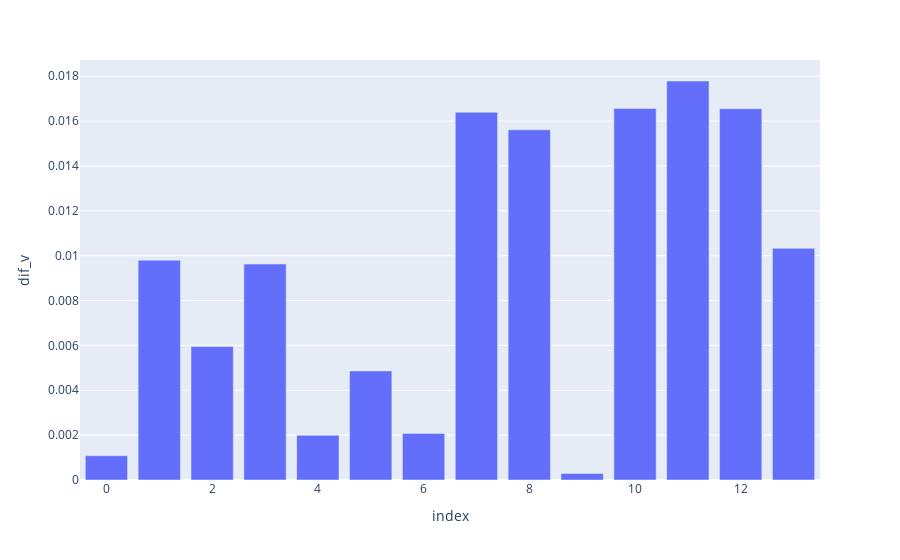

Notebook code for this chart:
### Code cell
# Calcular a diferença entre as duas colunas
erro = abs(df_cenario['vm_pu'] - df_cenario['v_estimated'])
df_cenario['dif_v'] = erro
# Plotar um gráfico de barras usando Plotly
fig = px.bar(df_cenario, x=df_cenario.index, y='dif_v', labels={'x': 'Índice', 'Diferença': 'Diferença'})
fig.show()

### Figure 1 — Plotly figure (JSON) as saved in the notebook; plotly's stock layout.template omitted (floating-point values rounded to 4 significant figures)
{"data": [{"alignmentgroup": "True", "hovertemplate": "index=%{x}<br>dif_v=%{y}<extra></extra>", "legendgroup": "", "marker": {"color": "#636efa", "pattern": {"shape": ""}}, "name": "", "offsetgroup": "", "orientation": "v", "showlegend": false, "textposition": "auto", "type": "bar", "x": [0, 1, 2, 3, 4, 5, 6, 7, 8, 9, 10, 11, 12, 13], "xaxis": "x", "y": [0.001081, 0.009802, 0.005948, 0.009627, 0.001992, 0.004862, 0.002075, 0.01639, 0.01561, 0.0002896, 0.01657, 0.01779, 0.01655, 0.01033], "yaxis": "y"}], "layout": {"barmode": "relative", "legend": {"tracegroupgap": 0}, "margin": {"t": 60}, "xaxis": {"anchor": "y", "domain": [0, 1], "title": {"text": "index"}}, "yaxis": {"anchor": "x", "domain": [0, 1], "title": {"text": "dif_v"}}}}
